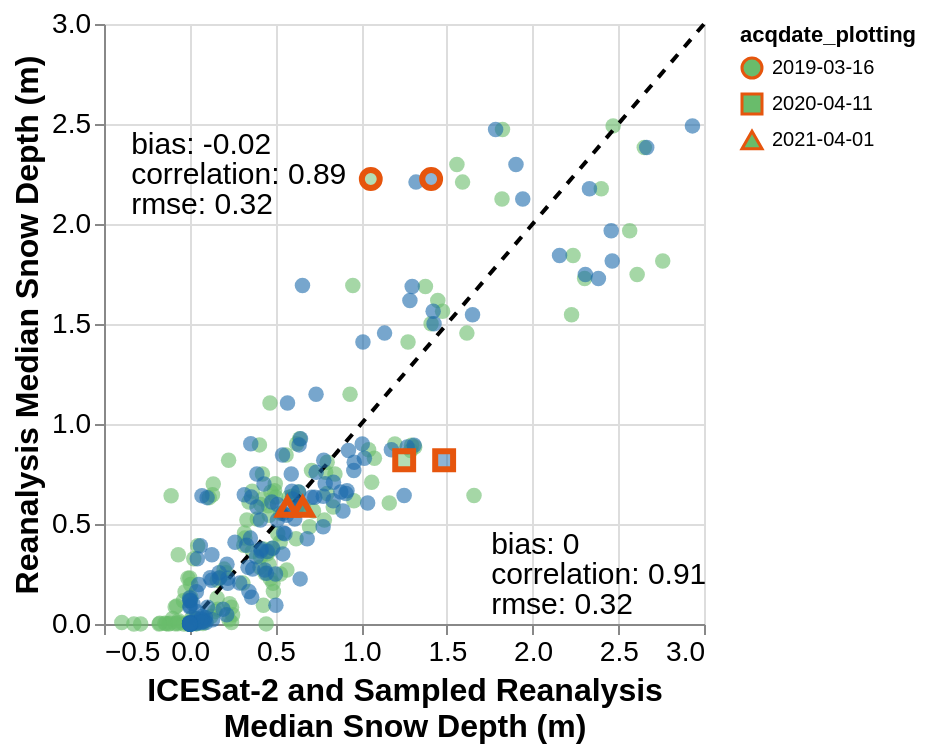

Notebook source saved alongside this figure:
### Code cell
source_nh = medians_both[(medians_both['snow_presence']==1) & (~medians_both['acqdate_dt'].isin(highlight_dates))]
source_h = medians_both[(medians_both['snow_presence']==1) & (medians_both['acqdate_dt'].isin(highlight_dates))]

max_val = max(medians_both['icesat2_3dep_dif'].max(), medians_both['median_reanalysis'].max())
min_val = min(medians_both['icesat2_3dep_dif'].min(), medians_both['median_reanalysis'].min())

# Create a small DataFrame for the 1:1 line
line_data = pd.DataFrame({
    'x': [0, 3],
    'y': [0, 3]
})


icesat2_chart = alt.layer(alt.Chart(source_nh).mark_circle(size=60, color=icesat2_color, opacity=0.6).encode(
    x=alt.X('icesat2_3dep_dif', axis=alt.Axis(title=['ICESat-2 and Sampled Reanalysis', 'Median Snow Depth (m)'] , titleFontSize=16), scale=alt.Scale(domain=[-0.5, 3])),
    y=alt.Y('median_reanalysis', scale=alt.Scale(domain=[0, 3]))
),
alt.Chart(line_data).mark_line(color='black', strokeDash=[5, 5]).encode(
    x='x:Q',
    y='y:Q')
)

icesat2_emphasis = alt.Chart(source_nh).mark_circle(size=5, color=icesat2_color).encode(
    x=alt.X('icesat2_3dep_dif', scale=alt.Scale(domain=[-0.5, 3])),
    y=alt.Y('median_reanalysis', scale=alt.Scale(domain=[0, 3]))
)

reanalysis_chart = alt.Chart(source_nh).mark_circle(size=60, color=reanalysis_color, opacity=0.6).encode(
    x=alt.X('reanalysis_sd', scale=alt.Scale(domain=[-0.5, 3])),
    y=alt.Y('median_reanalysis', axis=alt.Axis(title='Reanalysis Median Snow Depth (m)', titleFontSize=16), scale=alt.Scale(domain=[0, 3]))
)

reanalysis_emphasis = alt.Chart(source_nh).mark_circle(size=5, color=reanalysis_color).encode(
    x=alt.X('reanalysis_sd', scale=alt.Scale(domain=[-0.5, 3])),
    y=alt.Y('median_reanalysis', scale=alt.Scale(domain=[0, 3]))
)

icesat2_highlights = alt.layer(alt.layer(alt.Chart(source_h).mark_point(size=80, color=icesat2_color, stroke=highlight_color, filled=True, fillOpacity=0.5, strokeOpacity=1, strokeWidth=3).encode(
    x=alt.X('icesat2_3dep_dif', scale=alt.Scale(domain=[-0.5, 3])),
    y=alt.Y('median_reanalysis',  scale=alt.Scale(domain=[0, 3])),
    shape=alt.Shape('acqdate_plotting:N')
)) + \
    alt.Chart(metrics_data[(metrics_data['labels']=='is2_reanalysismedian')]).mark_text(
        align='left',
        baseline='middle',
        dx=5,
        fontSize=15
    ).transform_calculate(
        annotation_text = "datum.metric_label + ': ' + datum.metric_2f"
    ).encode(
        x=alt.X('x_pos:Q'),
        y=alt.Y('y_pos:Q'),
        text='annotation_text:N'
    )

)

reanalysis_highlights = alt.layer(alt.Chart(source_h).mark_point(size=80, color=reanalysis_color, stroke=highlight_color, filled=True, fillOpacity=0.5, strokeOpacity=1, strokeWidth=3).encode(
    x=alt.X('reanalysis_sd', scale=alt.Scale(domain=[-0.5, 3])),
    y=alt.Y('median_reanalysis', scale=alt.Scale(domain=[0, 3])),
    shape=alt.Shape('acqdate_plotting:N')
)+ \
    alt.Chart(metrics_data[(metrics_data['labels']=='r_reanalysismedian')]).mark_text(
        align='left',
        baseline='middle',
        dx=5,
        fontSize=15
    ).transform_calculate(
        annotation_text = "datum.metric_label + ': ' + datum.metric_2f"
    ).encode(
        x=alt.X('x_pos:Q'),
        y=alt.Y('y_pos:Q'),
        text='annotation_text:N'
    )
)

# 5. Layer the charts
final_chart2 = (icesat2_chart + reanalysis_chart + icesat2_highlights + reanalysis_highlights) #+ icesat2_emphasis + reanalysis_emphasis

final_chart2.configure_axis(
    labelFontSize=14
    
)

### Figure 1 — Vega-Lite specification as saved in the notebook (floating-point values rounded to 4 significant figures; data arrays with more than 128 entries replaced by an {"elided": "..."} marker saying what was removed)
{"config": {"view": {"continuousWidth": 300, "continuousHeight": 300}, "axis": {"labelFontSize": 14}}, "layer": [{"data": {"name": "data-856d2925ec47db7ede7225c18a5d40d4"}, "mark": {"type": "circle", "color": "#69BC6B", "opacity": 0.6, "size": 60}, "encoding": {"x": {"axis": {"title": ["ICESat-2 and Sampled Reanalysis", "Median Snow Depth (m)"], "titleFontSize": 16}, "field": "icesat2_3dep_dif", "scale": {"domain": [-0.5, 3]}, "type": "quantitative"}, "y": {"field": "median_reanalysis", "scale": {"domain": [0, 3]}, "type": "quantitative"}}}, {"data": {"name": "data-f6d2dfe0eccf9d704325a11da2fb5a38"}, "mark": {"type": "line", "color": "black", "strokeDash": [5, 5]}, "encoding": {"x": {"field": "x", "type": "quantitative"}, "y": {"field": "y", "type": "quantitative"}}}, {"data": {"name": "data-856d2925ec47db7ede7225c18a5d40d4"}, "mark": {"type": "circle", "color": "#1C6BAB", "opacity": 0.6, "size": 60}, "encoding": {"x": {"field": "reanalysis_sd", "scale": {"domain": [-0.5, 3]}, "type": "quantitative"}, "y": {"axis": {"title": "Reanalysis Median Snow Depth (m)", "titleFontSize": 16}, "field": "median_reanalysis", "scale": {"domain": [0, 3]}, "type": "quantitative"}}}, {"layer": [{"layer": [{"mark": {"type": "point", "color": "#69BC6B", "fillOpacity": 0.5, "filled": true, "size": 80, "stroke": "#E6550D", "strokeOpacity": 1, "strokeWidth": 3}, "encoding": {"shape": {"field": "acqdate_plotting", "type": "nominal"}, "x": {"field": "icesat2_3dep_dif", "scale": {"domain": [-0.5, 3]}, "type": "quantitative"}, "y": {"field": "median_reanalysis", "scale": {"domain": [0, 3]}, "type": "quantitative"}}}, {"data": {"name": "data-2b17d2d4a154ca67eb47afa8768cb712"}, "mark": {"type": "text", "align": "left", "baseline": "middle", "dx": 5, "fontSize": 15}, "encoding": {"text": {"field": "annotation_text", "type": "nominal"}, "x": {"field": "x_pos", "type": "quantitative"}, "y": {"field": "y_pos", "type": "quantitative"}}, "transform": [{"calculate": "datum.metric_label + ': ' + datum.metric_2f", "as": "annotation_text"}]}]}], "data": {"name": "data-d7d154b8d30704ae9a630727018d0bf1"}}, {"layer": [{"layer": [{"data": {"name": "data-d7d154b8d30704ae9a630727018d0bf1"}, "mark": {"type": "point", "color": "#1C6BAB", "fillOpacity": 0.5, "filled": true, "size": 80, "stroke": "#E6550D", "strokeOpacity": 1, "strokeWidth": 3}, "encoding": {"shape": {"field": "acqdate_plotting", "type": "nominal"}, "x": {"field": "reanalysis_sd", "scale": {"domain": [-0.5, 3]}, "type": "quantitative"}, "y": {"field": "median_reanalysis", "scale": {"domain": [0, 3]}, "type": "quantitative"}}}, {"data": {"name": "data-211f7b59f275d59ff04a5855b25ae906"}, "mark": {"type": "text", "align": "left", "baseline": "middle", "dx": 5, "fontSize": 15}, "encoding": {"text": {"field": "annotation_text", "type": "nominal"}, "x": {"field": "x_pos", "type": "quantitative"}, "y": {"field": "y_pos", "type": "quantitative"}}, "transform": [{"calculate": "datum.metric_label + ': ' + datum.metric_2f", "as": "annotation_text"}]}]}]}], "$schema": "https://vega.github.io/schema/vega-lite/v5.20.1.json", "datasets": {"data-856d2925ec47db7ede7225c18a5d40d4": {"elided": "146 records"}, "data-f6d2dfe0eccf9d704325a11da2fb5a38": [{"x": 0, "y": 0}, {"x": 3, "y": 3}], "data-d7d154b8d30704ae9a630727018d0bf1": [{"icesat2_3dep_dif": 1.056, "reanalysis_sd": 1.408, "date": "2019-03-16T00:00:00", "snow_presence": 1, "median_reanalysis": 2.225, "acqdate_dt": "2019-03-16T00:00:00", "acqdate_plotting": "2019-03-16", "date_difference": 4.0, "icesat2_medianreanalysis_dif": -1.169, "reanalysis_medianreanalysis_dif": -0.8168}, {"icesat2_3dep_dif": 1.251, "reanalysis_sd": 1.484, "date": "2020-04-11T00:00:00", "snow_presence": 1, "median_reanalysis": 0.8186, "acqdate_dt": "2020-04-11T00:00:00", "acqdate_plotting": "2020-04-11", "date_difference": 4.0, "icesat2_medianreanalysis_dif": 0.4325, "reanalysis_medianreanalysis_dif": 0.6656}, {"icesat2_3dep_dif": 0.6589, "reanalysis_sd": 0.5696, "date": "2021-04-01T00:00:00", "snow_presence": 1, "median_reanalysis": 0.585, "acqdate_dt": "2021-04-01T00:00:00", "acqdate_plotting": "2021-04-01", "date_difference": 15.0, "icesat2_medianreanalysis_dif": 0.0739, "reanalysis_medianreanalysis_dif": -0.0154}], "data-2b17d2d4a154ca67eb47afa8768cb712": [{"metric": -0.01842, "metric_label": "bias", "labels": "is2_reanalysismedian", "x_pos": -0.4, "y_pos": 2.4, "metric_2f": -0.02}, {"metric": 0.8852, "metric_label": "correlation", "labels": "is2_reanalysismedian", "x_pos": -0.4, "y_pos": 2.25, "metric_2f": 0.89}, {"metric": 0.3167, "metric_label": "rmse", "labels": "is2_reanalysismedian", "x_pos": -0.4, "y_pos": 2.1, "metric_2f": 0.32}], "data-211f7b59f275d59ff04a5855b25ae906": [{"metric": -0.0009987, "metric_label": "bias", "labels": "r_reanalysismedian", "x_pos": 1.7, "y_pos": 0.4, "metric_2f": -0.0}, {"metric": 0.9081, "metric_label": "correlation", "labels": "r_reanalysismedian", "x_pos": 1.7, "y_pos": 0.25, "metric_2f": 0.91}, {"metric": 0.3167, "metric_label": "rmse", "labels": "r_reanalysismedian", "x_pos": 1.7, "y_pos": 0.1, "metric_2f": 0.32}]}}
